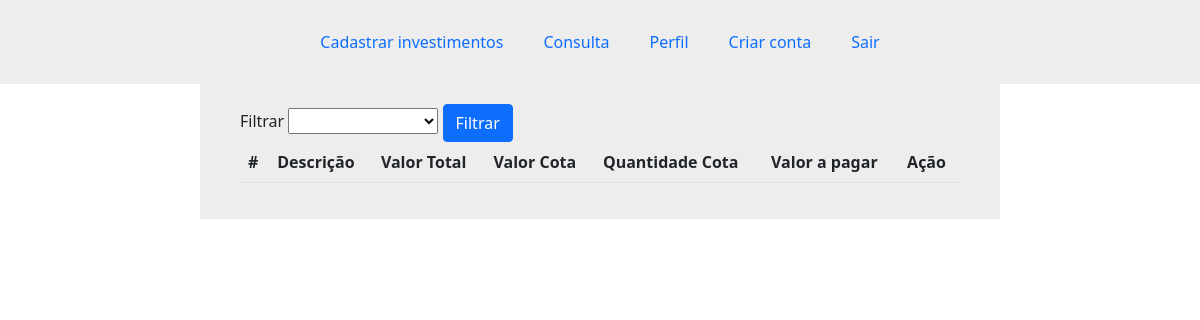
Before: /Pages/investimentos.php (signed in) with the older database file.
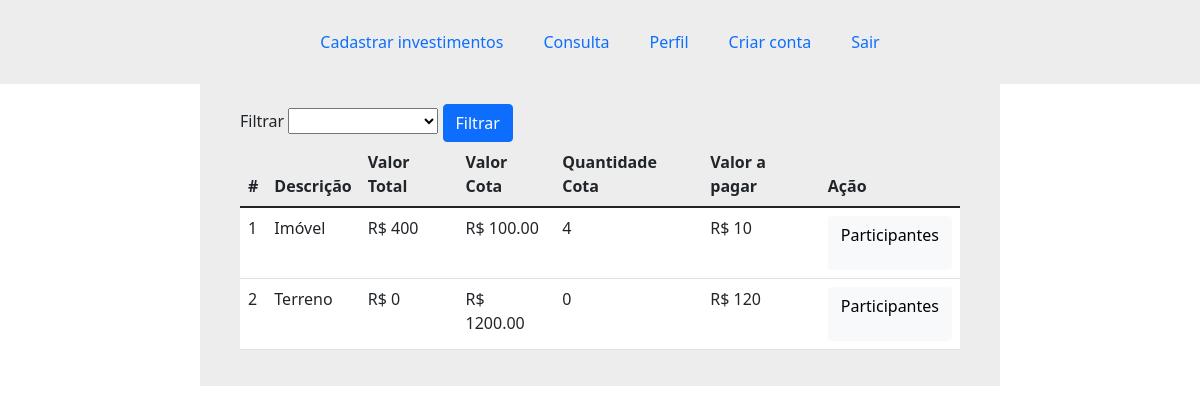
After: the same page with the newer database file.
### tables this page shows
CREATE TABLE `investimentos` (
  `id` int(11) NOT NULL,
  `descricao` varchar(100) NOT NULL,
  `valor_cota` decimal(6,2) NOT NULL,
  `percentual` double NOT NULL,
  `valor_pagar` decimal(6,2) NOT NULL,
  `id_admin` int(1) NOT NULL,
  `qtd_cota` int(11) NOT NULL
);

### Classes/Investimento.php (called while the page is built, shortened)
<?php
class Investimento{
    public function listarInvestimentosAdmin($id, $filtro){
        global $pdo;
        $order = "ASC";
        $sql = $pdo->prepare("SELECT * FROM investimentos WHERE id_admin = :id ORDER BY " .$filtro ." " .$order);
        $sql->bindValue(":id", $id);
        $sql->execute();
        $dados = [];
        if($sql->rowCount() > 0){
            $dados = $sql->fetchAll();
        }
        return $dados;
    }
}

### Pages/investimentos.php (the view, shortened to what this page needs)
<?php require('../partials/header.php');
require '../Classes/Investimento.php';
$investimento = new Investimento();
if (isset($_GET['ja-participante']) && !empty($_GET['ja-participante'])){
    $ja_participante = addslashes($_GET['ja-participante']);
}else{
    $ja_participante = "0";
}
if (isset($_GET['nao-participante']) && !empty($_GET['nao-participante'])){
    $nao_participante = addslashes($_GET['nao-participante']);
}else{
    $nao_participante = "0";
}
if (isset($_GET['ordem']) && !empty($_GET['ordem'])){
    $filtro = addslashes($_GET['ordem']);
}else{
    $filtro = "id";
}
if (!isset($_GET['ordem'])){
    $nao_participante = "on";
    $ja_participante = "on";
}
$dados = [];
if($_SESSION['cAdmin'] == 1){
    $dados = $investimento->listarInvestimentosAdmin($_SESSION['cLogin'], $filtro);
}else{
    $dados = $investimento->listarInvestimentos($_SESSION['cLogin'], $filtro, $ja_participante, $nao_participante);
}
?>
<div class="container max-width-800">
    <form method="GET">
    <label for="filtro">Filtrar</label>
        <select name="ordem">
            <option value=""></option>
            <option value="descricao" <?= ($filtro == 'descricao') ? 'selected' : '' ?>>Por descrição</option>
        </select>
        <input type="submit" class="btn btn-primary" value="Filtrar" />
    </form>
    <table class="table">
        <thead>
            <tr>
                <th scope="col">#</th>
                <th scope="col">Descrição</th>
                <th scope="col">Valor Total</th>
                <th scope="col">Valor Cota</th>
                <th scope="col">Quantidade Cota</th>
                <th scope="col">Valor a pagar</th>
                <th scope="col">Ação</th>
            </tr>
        </thead>
        <tbody>
        <?php for($x = 0;$x < count($dados);$x++): ?>
            <tr class="tabela">
                <td><?= $x + 1; ?></td>
                <td><?= $dados[$x]['descricao'] ?></td>
                <td>R$ <?= $dados[$x]['valor_cota'] * $dados[$x]['qtd_cota'] ?></td>
                <td>R$ <?= $dados[$x]['valor_cota'] ?></td>
                <td><?= $dados[$x]['qtd_cota'] ?></td>
                <td>R$ <?= $dados[$x]['valor_cota'] * ($dados[$x]['percentual'] / 100) ?></td>
                <td>
                    <?php if ($_SESSION['cAdmin'] == 1): ?>
                        <button class="btn btn-light border-1" onclick="mostrarModal(<?= $dados[$x]['id'] ?>)" >
                        <p>Participantes</p>
                        </button>
                        <?php endif; ?>
                </td>
            </tr>
        <?php endfor; ?>
        </tbody>
    </table>
</div>
<?php require('../partials/footer.php'); ?>

Changed rows visible on the page:
now on this page (row edited): investimentos: descricao "Imóvel", $dados[$x]['valor_cota'] * $dados[$x]['qtd_cota'] "400", valor_cota "100.00", qtd_cota "4", $dados[$x]['valor_cota']*($dados[$x]['percentual']/100) "10"
added investimentos: descricao "Terreno", $dados[$x]['valor_cota']*$dados[$x]['qtd_cota'] "0", valor_cota "1200.00", qtd_cota "0", $dados[$x]['valor_cota'] * ($dados[$x]['percentual'] / 100) "120"
